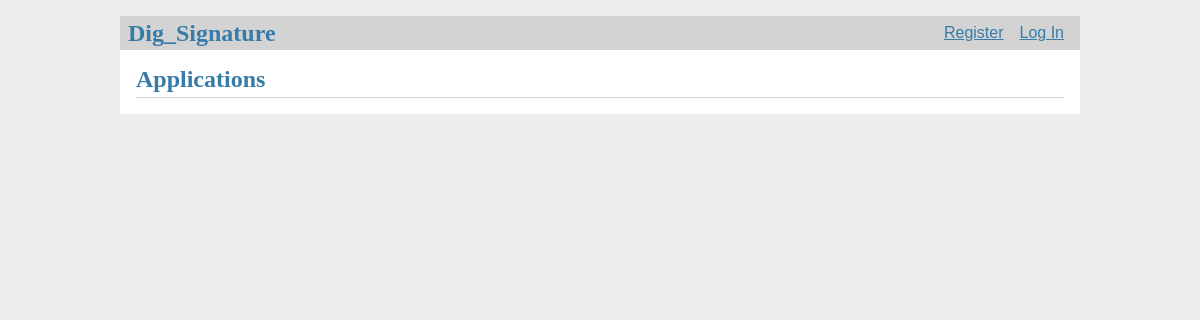
Page /home on the earlier database version.
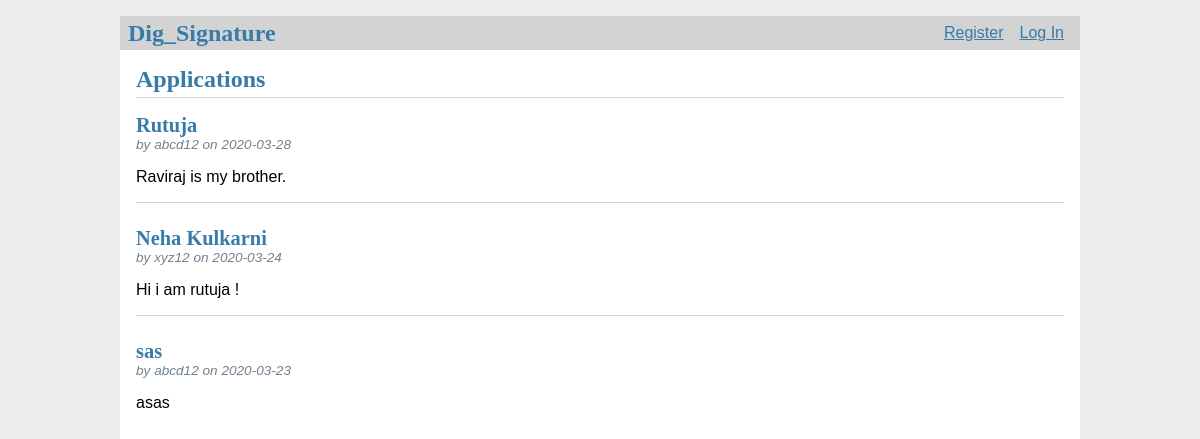
Same page on the later database version.
### tables this page shows
CREATE TABLE post (
  id INTEGER PRIMARY KEY AUTOINCREMENT,
  author_id INTEGER NOT NULL,
  created TIMESTAMP NOT NULL DEFAULT CURRENT_TIMESTAMP,
  title TEXT NOT NULL,
  body TEXT NOT NULL,
  FOREIGN KEY (author_id) REFERENCES user (id)
);

CREATE TABLE user (
  id INTEGER PRIMARY KEY AUTOINCREMENT,
  username TEXT UNIQUE NOT NULL,
  password TEXT NOT NULL,
  first_name TEXT NOT NULL,
  last_name TEXT NOT NULL
);

### dig_sig/blog.py (the view)
@bp.route('/home')
def home():
    db = get_db()
    posts = db.execute(
        'SELECT p.id, title, body, created, author_id, username'
        ' FROM post p JOIN user u ON p.author_id = u.id'
        ' ORDER BY created DESC'
    ).fetchall()
    return render_template('blog/home.html', posts=posts)

### dig_sig/auth.py (called while the page is built)
@bp.before_app_request
def load_logged_in_user():
    user_id = session.get('user_id')
    if user_id is None:
        g.user = None
    else:
        g.user = get_db().execute(
            'SELECT * FROM user WHERE id = ?', (user_id,)
        ).fetchone()

### dig_sig/db.py (called while the page is built)
def get_db():
    if 'db' not in g:
        g.db = sqlite3.connect(
            current_app.config['DATABASE'],
            detect_types=sqlite3.PARSE_DECLTYPES
        )
        g.db.row_factory = sqlite3.Row
    return g.db

### dig_sig/templates/blog/home.html (shortened to what this page needs)
{% extends 'base.html' %}
{% block header %}
  <h1>{% block title %}Applications{% endblock %}</h1>
{% endblock %}
{% block content %}
  {% for post in posts %}
    <article class="post">
      <header>
        <div>
          <h1>{{ post['title'] }}</h1>
          <div class="about">by {{ post['username'] }} on {{ post['created'].strftime('%Y-%m-%d') }}</div>
        </div>
      </header>
      <p class="body">{{ post['body'] }}</p>
    </article>
    {% if not loop.last %}
      <hr>
    {% endif %}
  {% endfor %}
{% endblock %}

### dig_sig/templates/base.html (shortened to what this page needs)
<!doctype html>
<link rel="stylesheet" href="{{ url_for('static', filename='style.css') }}">
<nav>
  <h1>Dig_Signature</h1>
  <ul>
    {% if g.user %}
      <li><span>{{ g.user['username'] }}</span>
      <li><a href="{{ url_for('auth.logout') }}">Log Out</a>
    {% else %}
      <li><a href="{{ url_for('auth.register') }}">Register</a>
      <li><a href="{{ url_for('auth.login') }}">Log In</a>
    {% endif %}
  </ul>
</nav>
<section class="content">
  <header>
    {% block header %}{% endblock %}
  </header>
  {% block content %}{% endblock %}
</section>

### dig_sig/static/style.css (style rules this page uses)
h1 { font-family: serif; color: #377ba8; margin: 1rem 0; }
a { color: #377ba8; }
hr { border: none; border-top: 1px solid lightgray; }
nav { background: lightgray; display: flex; align-items: center; padding: 0 0.5rem; }
nav h1 { flex: auto; margin: 0; }
nav ul { display: flex; list-style: none; margin: 0; padding: 0; }
nav ul li a, nav ul li span, header .action { display: block; padding: 0.5rem; }
.content { padding: 0 1rem 1rem; }
.content > header { border-bottom: 1px solid lightgray; display: flex; align-items: flex-end; }
.content > header h1 { flex: auto; margin: 1rem 0 0.25rem 0; }
.post > header { display: flex; align-items: flex-end; font-size: 0.85em; }
.post > header > div:first-of-type { flex: auto; }
.post > header h1 { font-size: 1.5em; margin-bottom: 0; }
.post .about { color: slategray; font-style: italic; }
.post .body { white-space: pre-line; }
.content:last-child { margin-bottom: 0; }

Differences in the rows shown:
added post: title "Rutuja", username "abcd12", created "2020-03-28", body "Raviraj is my brother."
added post: title "Neha Kulkarni", username "xyz12", created "2020-03-24", body "Hi i am rutuja !"
added post: title "sas", username "abcd12", created "2020-03-23", body "asas"
